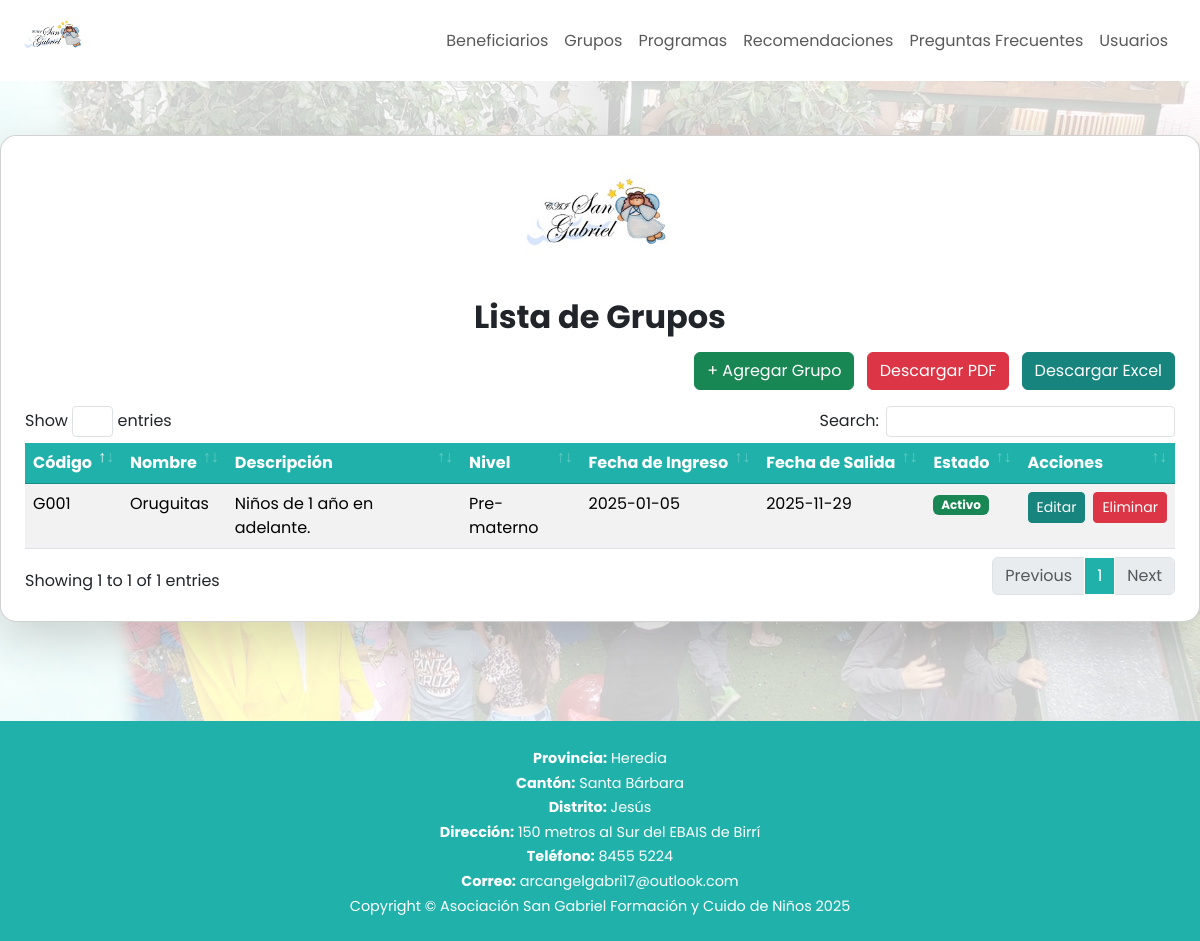
The page /Views/Grupos/listaGrupos.php (signed in) on the database as committed earlier.
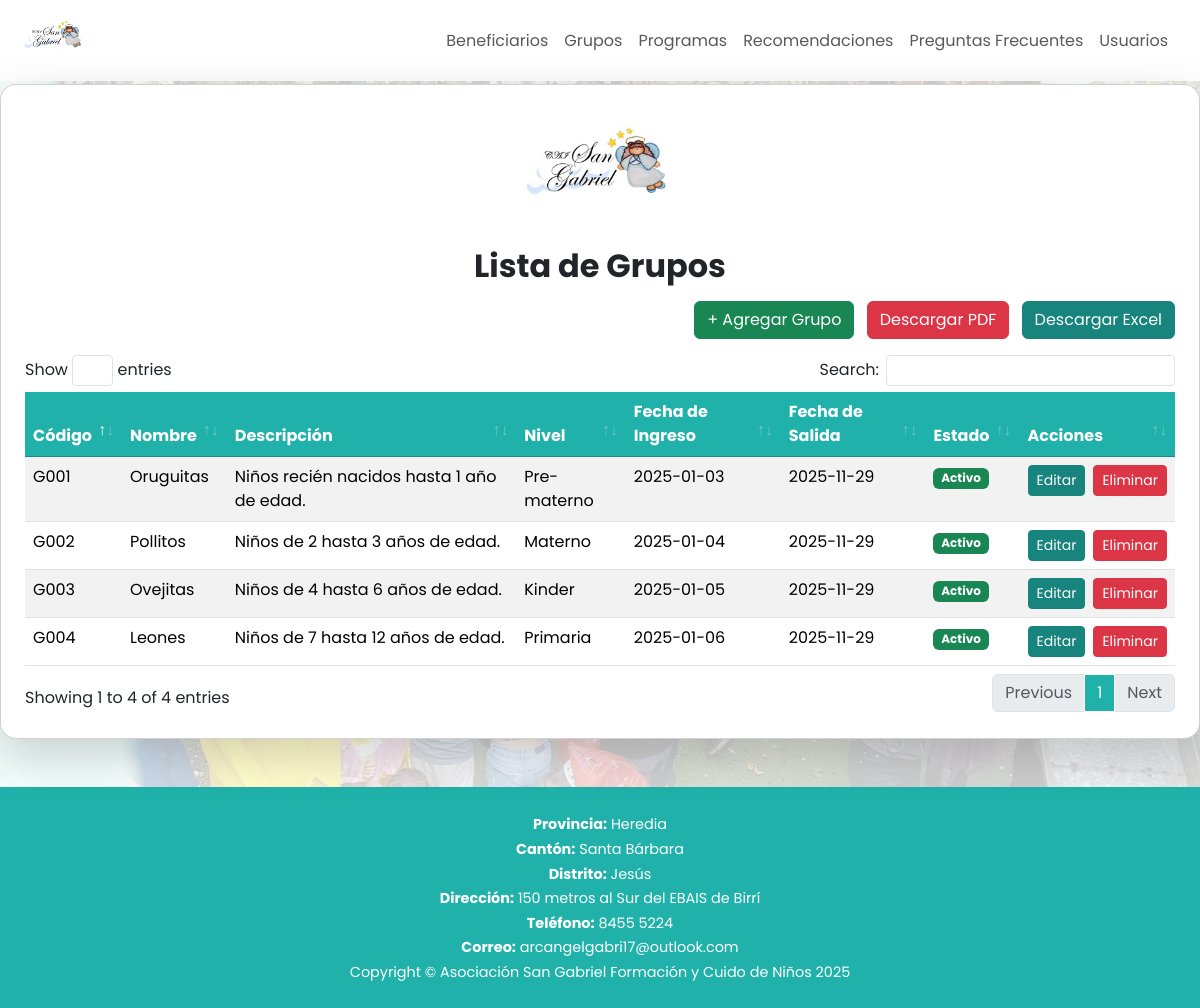
The same page on the database as committed later.
### tables this page shows
CREATE TABLE `tbl_grupos` (
  `id_grupo` int NOT NULL AUTO_INCREMENT,
  `codigo` varchar(10) NOT NULL,
  `nombre` varchar(50) NOT NULL,
  `descripcion` text,
  `nivel` varchar(50) DEFAULT NULL,
  `fecha_inicio` date DEFAULT NULL,
  `fecha_fin` date DEFAULT NULL,
  `estado` tinyint(1) DEFAULT '1',
  PRIMARY KEY (`id_grupo`)
);

### Views/Grupos/listaGrupos.php (the view, shortened to what this page needs)
<?php
$cn = abrirConexion();
$resultado = $cn->query("SELECT id_grupo, codigo, nombre, descripcion, nivel, fecha_inicio, fecha_fin, estado
                         FROM tbl_grupos
                         ORDER BY id_grupo DESC");
?>
<!DOCTYPE html>
<html lang="en">
<head>
    <link href="../../Assets/css/bootstrap.min.css" rel="stylesheet">
    <link href="../../Assets/css/customStyles/listaGruposStyle.css" rel="stylesheet">
    <link href="../../Assets/vendor/datatables/dataTables.bootstrap4.min.css" rel="stylesheet">
</head>
<body>
    <nav>
        <?php include '../Layout/Navbars/navbar2.php' ?>
    </nav>
   <main>
        <div class="card p-4 shadow-lg mb-5">
            <img src="../../Assets/img/logo.png" alt="SANGABRIEL Logo" class="d-block mx-auto mb-3" style="width: 150px;">
            <h2 class="fw-bold text-center mb-3">Lista de Grupos</h2>
            <div class="mb-3 text-end">
                <a href="../Grupos/agregarGrupo.php" class="btn btn-success">+ Agregar Grupo</a>
                <a href="exportarGruposPDF.php" class="btn btn-danger ms-2">Descargar PDF</a>
                <a href="exportarGruposExcel.php" class="btn btn-primary ms-2">Descargar Excel</a>
            </div>
            <div class="table-responsive">
                <table id="tablaGrupos" class="table table-striped table-hover">
                    <thead>
                        <tr>
                            <th>Código</th>
                            <th>Nombre</th>
                            <th>Descripción</th>
                            <th>Nivel</th>
                            <th>Fecha de Ingreso</th>
                            <th>Fecha de Salida</th>
                            <th>Estado</th>
                            <th>Acciones</th>
                        </tr>
                    </thead>
                    <tbody>
                        <?php if ($resultado && $resultado->num_rows): ?>
                            <?php while ($u = $resultado->fetch_assoc()): ?>
                                <tr>
                                    <td><?= htmlspecialchars($u["codigo"]) ?></td>
                                    <td><?= htmlspecialchars($u["nombre"]) ?></td>
                                    <td><?= htmlspecialchars($u["descripcion"]) ?></td>
                                    <td><?= htmlspecialchars($u["nivel"]) ?></td>
                                    <td><?= htmlspecialchars($u["fecha_inicio"]) ?></td>
                                    <td><?= htmlspecialchars($u["fecha_fin"]) ?></td>
                                    <td>
                                        <span class="badge bg-<?= $u["estado"] ? 'success' : 'secondary' ?>">
                                            <?= $u["estado"] ? 'Activo' : 'Inactivo' ?>
                                        </span>
                                    </td>
                                    <td>
                                        <div class="d-flex gap-2 justify-content-center">
                                            <a href="editarGrupo.php?id=<?= $u['id_grupo'] ?>" class="btn btn-primary btn-sm">
                                                Editar
                                            </a>
                                            <a href="eliminarGrupo.php?id=<?= $u['id_grupo'] ?>" class="btn btn-danger btn-sm" onclick="return confirm('¿Seguro que deseas eliminar este grupo?')">
                                                Eliminar
                                            </a>
                                        </div>
                                    </td>
                                </tr>
                            <?php endwhile; ?>
                        <?php else: ?>
                            <tr>
                                <td colspan="8" class="text-center">Sin Grupos</td>
                            </tr>
                        <?php endif; ?>
                    </tbody>
                </table>
            </div>
        </div>
    </main>
    <footer>
        <?php include '../Layout/footer.php' ?>
    </footer>
</body>
</html>

### Views/Layout/Navbars/navbar2.php (shortened to what this page needs)
<?php
$rol = $_SESSION['id_rol'];
?>
<nav class="navbar navbar-expand-lg navbar-light px-4">
    <a class="navbar-brand" href="../home.php">
        <img src="../../Assets/img/logo.png" alt="SANGABRIEL Logo">
    </a>
    <div class="collapse navbar-collapse justify-content-end" id="navbarNav">
        <ul class="navbar-nav">
            <?php if ($rol == 1): ?>
                <li class="nav-item"><a class="nav-link" href="../Beneficiarios/listaBeneficiarios.php">Beneficiarios</a></li>
                <li class="nav-item"><a class="nav-link" href="../Grupos/listaGrupos.php">Grupos</a></li>
                <li class="nav-item"><a class="nav-link" href="../Programas/listaProgramas.php">Programas</a></li>
                <li class="nav-item"><a class="nav-link" href="../recomendaciones.php">Recomendaciones</a></li>
                <li class="nav-item"><a class="nav-link" href="../faqs.php">Preguntas Frecuentes</a></li>
                <li class="nav-item"><a class="nav-link" href="../Usuarios/listaUsuarios.php">Usuarios</a></li>
            <?php endif; ?>
        </ul>
    </div>
</nav>

### Views/Layout/footer.php
<?php
$info = [
    "Provincia" => "Heredia",
    "Cantón" => "Santa Bárbara",
    "Distrito" => "Jesús",
    "Dirección" => "150 metros al Sur del EBAIS de Birrí",
    "Teléfono" => "8455 5224",
    "Correo" => "arcangelgabri17@outlook.com"
];
?>
<footer>
    <?php foreach ($info as $label => $value): ?>
        <p><strong><?php echo $label; ?>:</strong> <?php echo $value; ?> </p>
    <?php endforeach; ?>
    <span>Copyright &copy;
        Asociación San Gabriel Formación y Cuido de Niños <?php echo date("Y"); ?>
    </span>
</footer>

### Assets/css/customStyles/listaGruposStyle.css (style rules this page uses)
body { font-family: 'Poppins', sans-serif; background-color: #f0f9ff; }
.navbar { background-color: #fff; box-shadow: 0 4px 6px rgba(0, 0, 0, 0.05); }
.navbar-brand img { height: 50px; width: auto; max-width: 100%; margin-bottom: 5px; }
main { background: url("../../img/background.jpg") center no-repeat; background-size: cover; min-height: 80vh; position: relative; display: flex; align-items: center; justify-content: center; }
main::before { content: ""; position: absolute; top: 0; left: 0; width: 100%; height: 100%; background-color: rgba(255, 255, 255, 0.8); z-index: 1; }
main>* { position: relative; z-index: 2; }
.card { padding: 2rem; margin-top: 3px; width: 100%; max-width: 1500px; border-radius: 1rem; box-shadow: 0 4px 10px rgba(0, 0, 0, 0.1); }
.btn-primary { background-color: #17847e; border-color: #17847e; }
#tablaGrupos thead th { background-color: #20b2aa !important; color: #fff !important; border-color: #198c85 !important; }
#tablaGrupos tbody tr:nth-child(odd) { background: #f0fbfa; }
footer { background-color: #20b2aa; color: white; padding: 12px 20px; text-align: center; font-size: 0.9rem; }
footer p { margin: 3px 0; }

Rows that differ between the two databases and show on the page:
added tbl_grupos: codigo "G004", nombre "Leones", descripcion "Niños de 7 hasta 12 años de edad.", nivel "Primaria", fecha_inicio "2025-01-06", fecha_fin "2025-11-29", estado "Activo"
added tbl_grupos: codigo "G003", nombre "Ovejitas", descripcion "Niños de 4 hasta 6 años de edad.", nivel "Kinder", fecha_inicio "2025-01-05", fecha_fin "2025-11-29", estado "Activo"
added tbl_grupos: codigo "G002", nombre "Pollitos", descripcion "Niños de 2 hasta 3 años de edad.", nivel "Materno", fecha_inicio "2025-01-04", fecha_fin "2025-11-29", estado "Activo"
changed tbl_grupos "Oruguitas": descripcion "Niños de 1 año en adelante." → "Niños recién nacidos hasta 1 año de edad."; fecha_inicio "2025-01-05" → "2025-01-03"
Other text that changed with them:
text written by a page script: "Show entries Search: Showing 1 to 1 of 1 entries Previous 1 Next" → "Show entries Search: Showing 1 to 4 of 4 entries Previous 1 Next"
